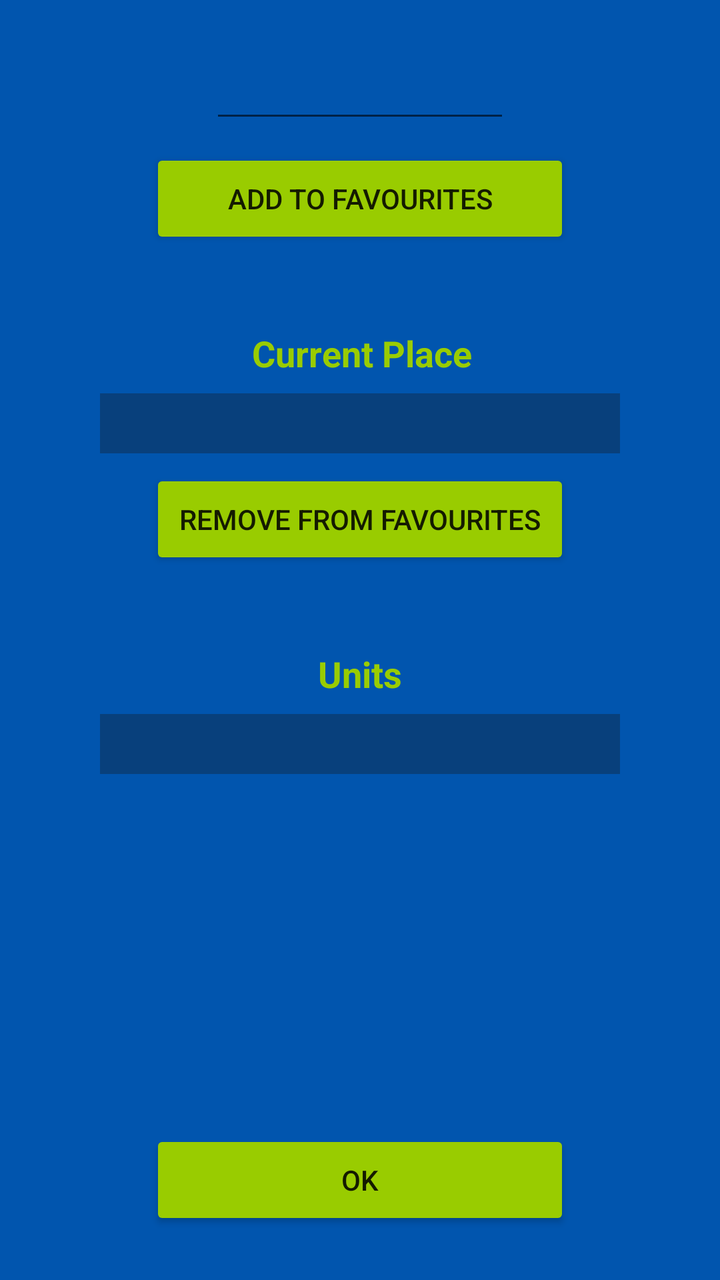
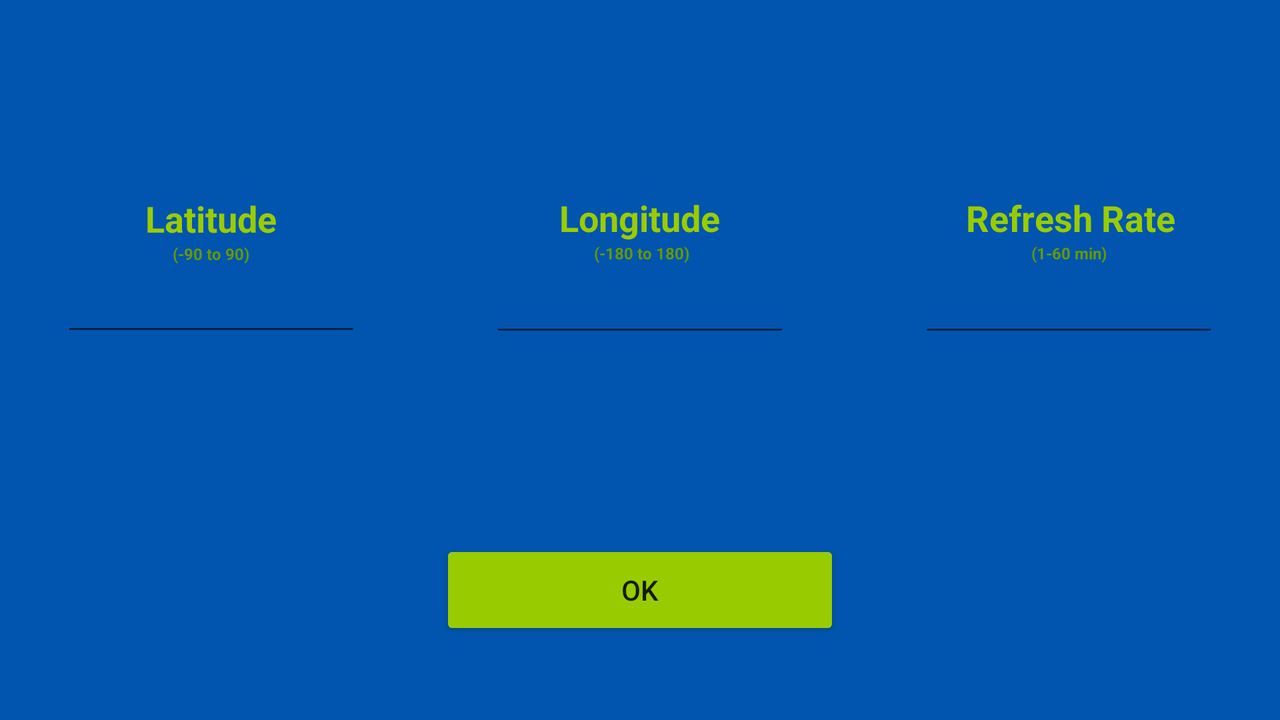

Two renders of one Android screen. The first uses the default layout on a phone; the second uses the alternative layout the repository ships for a different screen configuration, on a matching device. The two XML files are below.
<!-- AndroidManifest.xml: application theme AppTheme -->
<!-- res/layout/activity_config.xml -->
<?xml version="1.0" encoding="utf-8"?>
<android.support.constraint.ConstraintLayout xmlns:android="http://schemas.android.com/apk/res/android"
    xmlns:app="http://schemas.android.com/apk/res-auto"
    xmlns:tools="http://schemas.android.com/tools"
    android:layout_width="match_parent"
    android:layout_height="match_parent"
    android:focusable="true"
    android:focusableInTouchMode="true"
    android:background="@color/colorBackground"
    tools:context="com.bbeny.astroweather.activity.ConfigActivity">

    <EditText
        android:id="@+id/placeText"
        style="@android:style/Widget.DeviceDefault.EditText"
        android:layout_width="150dp"
        android:layout_height="wrap_content"
        android:layout_marginEnd="8dp"
        android:layout_marginLeft="8dp"
        android:layout_marginRight="8dp"
        android:layout_marginStart="8dp"
        android:layout_marginTop="25dp"
        android:layout_weight="1"
        android:ems="10"
        android:inputType="text"
        android:labelFor="@+id/placeText"
        android:selectAllOnFocus="false"
        android:textAlignment="center"
        android:textColor="@android:color/holo_green_light"
        android:textColorLink="@android:color/holo_green_light"
        app:layout_constraintLeft_toLeftOf="parent"
        app:layout_constraintRight_toRightOf="parent"
        app:layout_constraintTop_toTopOf="parent" />

    <Button
        android:id="@+id/addButton"
        android:layout_width="210dp"
        android:layout_height="50dp"
        android:layout_marginBottom="351dp"
        android:layout_marginEnd="8dp"
        android:layout_marginLeft="8dp"
        android:layout_marginRight="8dp"
        android:layout_marginStart="8dp"
        android:layout_marginTop="8dp"
        android:backgroundTint="@android:color/holo_green_light"
        android:text="Add To Favourites"
        android:textAlignment="center"
        app:layout_constraintBottom_toBottomOf="parent"
        app:layout_constraintLeft_toLeftOf="parent"
        app:layout_constraintRight_toRightOf="parent"
        app:layout_constraintTop_toBottomOf="@+id/placeText"
        app:layout_constraintVertical_bias="0.0" />

    <TextView
        android:id="@+id/textView"
        android:layout_width="wrap_content"
        android:layout_height="wrap_content"
        android:layout_marginEnd="8dp"
        android:layout_marginLeft="8dp"
        android:layout_marginRight="8dp"
        android:layout_marginStart="8dp"
        android:layout_marginTop="40dp"
        android:layout_weight="1"
        android:text="Current Place"
        android:textAlignment="center"
        android:textColor="@android:color/holo_green_light"
        android:textSize="18sp"
        android:textStyle="bold"
        app:layout_constraintLeft_toLeftOf="parent"
        app:layout_constraintRight_toRightOf="parent"
        app:layout_constraintTop_toBottomOf="@+id/addButton"
        app:layout_constraintHorizontal_bias="0.503" />

    <Spinner
        android:id="@+id/placeSpinner"
        android:layout_width="260dp"
        android:layout_height="30dp"
        android:layout_marginLeft="8dp"
        android:layout_marginRight="8dp"
        android:layout_marginTop="8dp"
        android:background="@color/textColor"
        android:textAlignment="center"
        app:layout_constraintLeft_toLeftOf="parent"
        app:layout_constraintRight_toRightOf="parent"
        app:layout_constraintTop_toBottomOf="@+id/textView" />

    <Button
        android:id="@+id/removeButton"
        android:layout_width="210dp"
        android:layout_height="50dp"
        android:layout_marginEnd="8dp"
        android:layout_marginLeft="8dp"
        android:layout_marginRight="8dp"
        android:layout_marginStart="8dp"
        android:layout_marginTop="8dp"
        android:backgroundTint="@android:color/holo_green_light"
        android:text="Remove from favourites"
        android:textAlignment="center"
        app:layout_constraintLeft_toLeftOf="parent"
        app:layout_constraintRight_toRightOf="parent"
        app:layout_constraintTop_toBottomOf="@+id/placeSpinner" />

    <TextView
        android:id="@+id/textView2"
        android:layout_width="wrap_content"
        android:layout_height="wrap_content"
        android:layout_marginEnd="8dp"
        android:layout_marginLeft="8dp"
        android:layout_marginRight="8dp"
        android:layout_marginStart="8dp"
        android:layout_weight="1"
        android:text="Units"
        android:textAlignment="center"
        android:textColor="@android:color/holo_green_light"
        android:textSize="18sp"
        android:textStyle="bold"
        app:layout_constraintLeft_toLeftOf="parent"
        app:layout_constraintRight_toRightOf="parent"
        android:layout_marginTop="40dp"
        app:layout_constraintTop_toBottomOf="@+id/removeButton" />

    <Spinner
        android:id="@+id/unitSpinner"
        android:layout_width="260dp"
        android:layout_height="30dp"
        android:layout_marginLeft="8dp"
        android:layout_marginRight="8dp"
        android:layout_marginTop="8dp"
        android:background="@color/textColor"
        android:textAlignment="center"
        app:layout_constraintLeft_toLeftOf="parent"
        app:layout_constraintRight_toRightOf="parent"
        app:layout_constraintTop_toBottomOf="@+id/textView2" />

    <Button
        android:id="@+id/okButton"
        android:layout_width="210dp"
        android:layout_height="50dp"
        android:layout_marginBottom="25dp"
        android:layout_marginEnd="8dp"
        android:layout_marginLeft="8dp"
        android:layout_marginRight="8dp"
        android:layout_marginStart="8dp"
        android:layout_marginTop="8dp"
        android:backgroundTint="@android:color/holo_green_light"
        android:text="OK"
        android:textAlignment="center"
        app:layout_constraintBottom_toBottomOf="parent"
        app:layout_constraintLeft_toLeftOf="parent"
        app:layout_constraintRight_toRightOf="parent"
        app:layout_constraintTop_toBottomOf="@+id/unitSpinner"
        app:layout_constraintVertical_bias="1.0" />

</android.support.constraint.ConstraintLayout>
<!-- resources referenced by this layout -->
<resources>
  <color name="colorBackground">#0155ae</color>
  <color name="textColor">#08407c</color>
  <style name="AppTheme" parent="Theme.AppCompat.Light.DarkActionBar">
          
          <item name="android:windowBackground">@null</item>
          <item name="colorPrimary">@color/colorPrimary</item>
          <item name="colorPrimaryDark">@color/colorPrimaryDark</item>
          <item name="colorAccent">@color/colorAccent</item>
      </style>
  <color name="colorPrimary">#3F51B5</color>
  <color name="colorPrimaryDark">#0a1560</color>
  <color name="colorAccent">#FF4081</color>
</resources>
<!-- res/layout-land/activity_config.xml (the repository's variant of the layout above) -->
<!-- drawn on the phone turned sideways -->
<?xml version="1.0" encoding="utf-8"?>
<LinearLayout xmlns:android="http://schemas.android.com/apk/res/android"
    xmlns:app="http://schemas.android.com/apk/res-auto"
    xmlns:tools="http://schemas.android.com/tools"
    android:layout_width="match_parent"
    android:layout_height="match_parent"
    android:focusable="true"
    android:focusableInTouchMode="true"
    android:orientation="vertical"
    android:background="@color/colorBackground"
    android:gravity="center"
    tools:context="com.bbeny.astroweather.activity.ConfigActivity">

    <LinearLayout
        android:baselineAligned="false"
        android:layout_width="match_parent"
        android:layout_height="0dp"
        android:layout_weight="0.7"
        android:gravity="center"
        android:orientation="horizontal"
        tools:layout_editor_absoluteX="8dp"
        tools:layout_editor_absoluteY="8dp">

        <android.support.constraint.ConstraintLayout
            android:layout_width="0dp"
            android:layout_height="wrap_content"
            android:layout_weight="0.33">

            <TextView
                android:id="@+id/textView2"
                android:layout_width="wrap_content"
                android:layout_height="wrap_content"
                android:layout_marginEnd="8dp"
                android:layout_marginLeft="8dp"
                android:layout_marginRight="8dp"
                android:layout_marginStart="8dp"
                android:layout_marginTop="8dp"
                android:layout_weight="1"
                android:text="Latitude"
                android:textAlignment="center"
                android:textColor="@android:color/holo_green_light"
                android:textSize="18sp"
                android:textStyle="bold"
                app:layout_constraintLeft_toLeftOf="parent"
                app:layout_constraintRight_toRightOf="parent"
                app:layout_constraintTop_toTopOf="parent" />

            <TextView
                android:id="@+id/textView6"
                android:layout_width="wrap_content"
                android:layout_height="wrap_content"
                android:layout_marginEnd="8dp"
                android:layout_marginLeft="8dp"
                android:layout_marginRight="8dp"
                android:layout_marginStart="8dp"
                android:layout_marginTop="0dp"
                android:layout_weight="1"
                android:text="(-90 to 90)"
                android:textAlignment="center"
                android:textColor="@android:color/holo_green_dark"
                android:textSize="8sp"
                android:textStyle="bold"
                app:layout_constraintHorizontal_bias="0.5"
                app:layout_constraintLeft_toLeftOf="parent"
                app:layout_constraintRight_toRightOf="parent"
                app:layout_constraintTop_toBottomOf="@+id/textView2" />

            <EditText
                android:id="@+id/placeText"
                android:labelFor="@+id/placeText"
                style="@android:style/Widget.DeviceDefault.EditText"
                android:layout_width="150dp"
                android:layout_height="wrap_content"
                android:layout_marginBottom="8dp"
                android:layout_marginEnd="8dp"
                android:layout_marginLeft="8dp"
                android:layout_marginRight="8dp"
                android:layout_marginStart="8dp"
                android:layout_marginTop="-1dp"
                android:layout_weight="1"
                android:ems="10"
                android:inputType="numberSigned|numberDecimal"
                android:selectAllOnFocus="false"
                android:textAlignment="center"
                android:textColor="@android:color/holo_green_light"
                android:textColorLink="@android:color/holo_green_light"
                app:layout_constraintBottom_toBottomOf="parent"
                app:layout_constraintHorizontal_bias="0.5"
                app:layout_constraintLeft_toLeftOf="parent"
                app:layout_constraintRight_toRightOf="parent"
                app:layout_constraintTop_toBottomOf="@+id/textView6"
                app:layout_constraintVertical_bias="0.0" />

        </android.support.constraint.ConstraintLayout>

        <android.support.constraint.ConstraintLayout
            android:layout_width="0dp"
            android:layout_height="wrap_content"
            android:layout_weight="0.34">

            <TextView
                android:id="@+id/textView8"
                android:layout_width="wrap_content"
                android:layout_height="wrap_content"
                android:layout_marginEnd="8dp"
                android:layout_marginLeft="8dp"
                android:layout_marginRight="8dp"
                android:layout_marginStart="8dp"
                android:layout_marginTop="8dp"
                android:layout_weight="1"
                android:text="Longitude"
                android:textAlignment="center"
                android:textColor="@android:color/holo_green_light"
                android:textSize="18sp"
                android:textStyle="bold"
                app:layout_constraintLeft_toLeftOf="parent"
                app:layout_constraintRight_toRightOf="parent"
                app:layout_constraintTop_toTopOf="parent" />

            <TextView
                android:id="@+id/textView4"
                android:layout_width="wrap_content"
                android:layout_height="wrap_content"
                android:layout_marginEnd="8dp"
                android:layout_marginLeft="8dp"
                android:layout_marginRight="8dp"
                android:layout_marginStart="8dp"
                android:layout_marginTop="0dp"
                android:layout_weight="1"
                android:text="(-180 to 180)"
                android:textAlignment="center"
                android:textColor="@android:color/holo_green_dark"
                android:textSize="8sp"
                android:textStyle="bold"
                app:layout_constraintHorizontal_bias="0.507"
                app:layout_constraintLeft_toLeftOf="parent"
                app:layout_constraintRight_toRightOf="parent"
                app:layout_constraintTop_toBottomOf="@+id/textView8" />

            <EditText
                android:id="@+id/longitudeConfig"
                android:labelFor="@+id/longitudeConfig"
                style="@android:style/Widget.DeviceDefault.EditText"
                android:layout_width="150dp"
                android:layout_height="wrap_content"
                android:layout_marginBottom="8dp"
                android:layout_marginEnd="8dp"
                android:layout_marginLeft="8dp"
                android:layout_marginRight="8dp"
                android:layout_marginStart="8dp"
                android:layout_marginTop="0dp"
                android:layout_weight="1"
                android:ems="10"
                android:inputType="numberSigned|numberDecimal"
                android:selectAllOnFocus="false"
                android:textAlignment="center"
                android:textColor="@android:color/holo_green_light"
                android:textColorLink="@android:color/holo_green_light"
                app:layout_constraintBottom_toBottomOf="parent"
                app:layout_constraintHorizontal_bias="0.5"
                app:layout_constraintLeft_toLeftOf="parent"
                app:layout_constraintRight_toRightOf="parent"
                app:layout_constraintTop_toBottomOf="@+id/textView4"
                app:layout_constraintVertical_bias="0.0" />
        </android.support.constraint.ConstraintLayout>

        <android.support.constraint.ConstraintLayout
            android:layout_width="0dp"
            android:layout_height="wrap_content"
            android:layout_weight="0.33">

            <TextView
                android:id="@+id/textView7"
                android:layout_width="wrap_content"
                android:layout_height="wrap_content"
                android:layout_marginEnd="8dp"
                android:layout_marginLeft="8dp"
                android:layout_marginRight="8dp"
                android:layout_marginStart="8dp"
                android:layout_marginTop="8dp"
                android:layout_weight="1"
                android:text="Refresh Rate"
                android:textAlignment="center"
                android:textColor="@android:color/holo_green_light"
                android:textSize="18sp"
                android:textStyle="bold"
                app:layout_constraintHorizontal_bias="0.506"
                app:layout_constraintLeft_toLeftOf="parent"
                app:layout_constraintRight_toRightOf="parent"
                app:layout_constraintTop_toTopOf="parent" />

            <TextView
                android:id="@+id/textView10"
                android:layout_width="wrap_content"
                android:layout_height="wrap_content"
                android:layout_marginEnd="8dp"
                android:layout_marginLeft="8dp"
                android:layout_marginRight="8dp"
                android:layout_marginStart="8dp"
                android:layout_marginTop="0dp"
                android:layout_weight="1"
                android:text="(1-60 min)"
                android:textAlignment="center"
                android:textColor="@android:color/holo_green_dark"
                android:textSize="8sp"
                android:textStyle="bold"
                app:layout_constraintLeft_toLeftOf="parent"
                app:layout_constraintRight_toRightOf="parent"
                app:layout_constraintTop_toBottomOf="@+id/textView7" />

            <EditText
                android:id="@+id/refreshConfig"
                android:labelFor="@+id/refreshConfig"
                style="@android:style/Widget.DeviceDefault.EditText"
                android:layout_width="150dp"
                android:layout_height="wrap_content"
                android:layout_marginBottom="8dp"
                android:layout_marginEnd="8dp"
                android:layout_marginLeft="8dp"
                android:layout_marginRight="8dp"
                android:layout_marginStart="8dp"
                android:layout_marginTop="0dp"
                android:layout_weight="1"
                android:ems="10"
                android:inputType="number"
                android:selectAllOnFocus="false"
                android:textAlignment="center"
                android:textColor="@android:color/holo_green_light"
                android:textColorLink="@android:color/holo_green_light"
                app:layout_constraintBottom_toBottomOf="parent"
                app:layout_constraintLeft_toLeftOf="parent"
                app:layout_constraintRight_toRightOf="parent"
                app:layout_constraintTop_toBottomOf="@+id/textView10"
                app:layout_constraintVertical_bias="0.0" />

        </android.support.constraint.ConstraintLayout>

    </LinearLayout>

    <Button
        android:id="@+id/configButton"
        android:layout_width="200dp"
        android:layout_height="50dp"
        android:backgroundTint="@android:color/holo_green_light"
        android:gravity="center"
        android:text="OK"
        android:textAlignment="center"
        android:layout_marginBottom="40dp"/>


</LinearLayout>
<!-- resources referenced by the variant -->
<!-- as the phone turned sideways resolves them -->
<resources>
  <color name="colorBackground">#0155ae</color>
  <style name="AppTheme" parent="Theme.AppCompat.Light.DarkActionBar">
          
          <item name="android:windowBackground">@null</item>
          <item name="colorPrimary">@color/colorPrimary</item>
          <item name="colorPrimaryDark">@color/colorPrimaryDark</item>
          <item name="colorAccent">@color/colorAccent</item>
      </style>
  <color name="colorPrimary">#3F51B5</color>
  <color name="colorPrimaryDark">#0a1560</color>
  <color name="colorAccent">#FF4081</color>
</resources>
